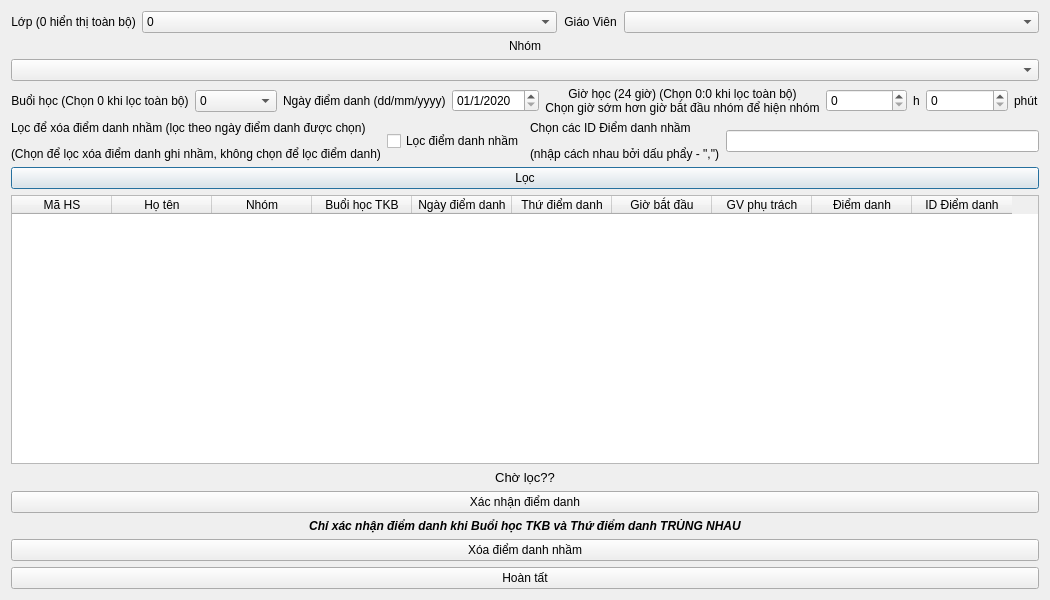
<?xml version="1.0" encoding="UTF-8"?>
<ui version="4.0">
 <class>locdiemdanh</class>
 <widget class="QDialog" name="locdiemdanh">
  <property name="geometry">
   <rect>
    <x>0</x>
    <y>0</y>
    <width>1050</width>
    <height>600</height>
   </rect>
  </property>
  <property name="windowTitle">
   <string>Lọc Điểm Danh</string>
  </property>
  <layout class="QVBoxLayout" name="verticalLayout_2">
   <item>
    <layout class="QHBoxLayout" name="horizontalLayout">
     <item>
      <widget class="QLabel" name="lop">
       <property name="sizePolicy">
        <sizepolicy hsizetype="Fixed" vsizetype="Preferred">
         <horstretch>0</horstretch>
         <verstretch>0</verstretch>
        </sizepolicy>
       </property>
       <property name="minimumSize">
        <size>
         <width>55</width>
         <height>0</height>
        </size>
       </property>
       <property name="text">
        <string>&lt;html&gt;&lt;head/&gt;&lt;body&gt;&lt;p align=&quot;center&quot;&gt;Lớp (0 hiển thị toàn bộ)&lt;/p&gt;&lt;/body&gt;&lt;/html&gt;</string>
       </property>
      </widget>
     </item>
     <item>
      <widget class="QComboBox" name="combo_lop">
       <property name="currentText">
        <string>0</string>
       </property>
       <item>
        <property name="text">
         <string>0</string>
        </property>
       </item>
       <item>
        <property name="text">
         <string>1</string>
        </property>
       </item>
       <item>
        <property name="text">
         <string>2</string>
        </property>
       </item>
       <item>
        <property name="text">
         <string>3</string>
        </property>
       </item>
       <item>
        <property name="text">
         <string>4</string>
        </property>
       </item>
       <item>
        <property name="text">
         <string>5</string>
        </property>
       </item>
       <item>
        <property name="text">
         <string>6</string>
        </property>
       </item>
       <item>
        <property name="text">
         <string>7</string>
        </property>
       </item>
       <item>
        <property name="text">
         <string>8</string>
        </property>
       </item>
       <item>
        <property name="text">
         <string>9</string>
        </property>
       </item>
       <item>
        <property name="text">
         <string>10</string>
        </property>
       </item>
       <item>
        <property name="text">
         <string>11</string>
        </property>
       </item>
       <item>
        <property name="text">
         <string>12</string>
        </property>
       </item>
      </widget>
     </item>
     <item>
      <widget class="QLabel" name="giaovien">
       <property name="sizePolicy">
        <sizepolicy hsizetype="Fixed" vsizetype="Preferred">
         <horstretch>0</horstretch>
         <verstretch>0</verstretch>
        </sizepolicy>
       </property>
       <property name="minimumSize">
        <size>
         <width>55</width>
         <height>0</height>
        </size>
       </property>
       <property name="text">
        <string>&lt;html&gt;&lt;head/&gt;&lt;body&gt;&lt;p align=&quot;center&quot;&gt;Giáo Viên&lt;/p&gt;&lt;/body&gt;&lt;/html&gt;</string>
       </property>
      </widget>
     </item>
     <item>
      <widget class="QComboBox" name="combo_giaovien"/>
     </item>
    </layout>
   </item>
   <item>
    <layout class="QVBoxLayout" name="verticalLayout">
     <item>
      <widget class="QLabel" name="nhom">
       <property name="minimumSize">
        <size>
         <width>55</width>
         <height>0</height>
        </size>
       </property>
       <property name="text">
        <string>&lt;html&gt;&lt;head/&gt;&lt;body&gt;&lt;p align=&quot;center&quot;&gt;Nhóm&lt;/p&gt;&lt;/body&gt;&lt;/html&gt;</string>
       </property>
      </widget>
     </item>
     <item>
      <widget class="QComboBox" name="combo_nhom">
       <property name="enabled">
        <bool>true</bool>
       </property>
       <property name="sizePolicy">
        <sizepolicy hsizetype="Preferred" vsizetype="Fixed">
         <horstretch>0</horstretch>
         <verstretch>0</verstretch>
        </sizepolicy>
       </property>
      </widget>
     </item>
    </layout>
   </item>
   <item>
    <layout class="QHBoxLayout" name="horizontalLayout_2">
     <item>
      <widget class="QLabel" name="buoihoc">
       <property name="minimumSize">
        <size>
         <width>55</width>
         <height>0</height>
        </size>
       </property>
       <property name="text">
        <string>&lt;html&gt;&lt;head/&gt;&lt;body&gt;&lt;p align=&quot;center&quot;&gt;Buổi học (Chọn 0 khi lọc toàn bộ)&lt;/p&gt;&lt;/body&gt;&lt;/html&gt;</string>
       </property>
      </widget>
     </item>
     <item>
      <widget class="QComboBox" name="combo_buoihoc">
       <item>
        <property name="text">
         <string>0</string>
        </property>
       </item>
       <item>
        <property name="text">
         <string>Thứ hai</string>
        </property>
       </item>
       <item>
        <property name="text">
         <string>Thứ ba</string>
        </property>
       </item>
       <item>
        <property name="text">
         <string>Thứ tư</string>
        </property>
       </item>
       <item>
        <property name="text">
         <string>Thứ năm</string>
        </property>
       </item>
       <item>
        <property name="text">
         <string>Thứ sáu</string>
        </property>
       </item>
       <item>
        <property name="text">
         <string>Thứ bảy</string>
        </property>
       </item>
       <item>
        <property name="text">
         <string>Chủ nhật</string>
        </property>
       </item>
      </widget>
     </item>
     <item>
      <widget class="QLabel" name="label_5">
       <property name="text">
        <string>Ngày điểm danh (dd/mm/yyyy)</string>
       </property>
      </widget>
     </item>
     <item>
      <widget class="QDateEdit" name="ngaydd">
       <property name="dateTime">
        <datetime>
         <hour>0</hour>
         <minute>0</minute>
         <second>0</second>
         <year>2020</year>
         <month>1</month>
         <day>1</day>
        </datetime>
       </property>
       <property name="displayFormat">
        <string>dd/M/yyyy</string>
       </property>
      </widget>
     </item>
     <item>
      <widget class="QLabel" name="label">
       <property name="text">
        <string>&lt;html&gt;&lt;head/&gt;&lt;body&gt;&lt;p align=&quot;center&quot;&gt;Giờ học (24 giờ) (Chọn 0:0 khi lọc toàn bộ)&lt;br/&gt;Chọn giờ sớm hơn giờ bắt đầu nhóm để hiện nhóm&lt;/p&gt;&lt;/body&gt;&lt;/html&gt;</string>
       </property>
      </widget>
     </item>
     <item>
      <widget class="QSpinBox" name="giohoc">
       <property name="maximum">
        <number>24</number>
       </property>
      </widget>
     </item>
     <item>
      <widget class="QLabel" name="label_2">
       <property name="sizePolicy">
        <sizepolicy hsizetype="Fixed" vsizetype="Preferred">
         <horstretch>0</horstretch>
         <verstretch>0</verstretch>
        </sizepolicy>
       </property>
       <property name="text">
        <string>h</string>
       </property>
      </widget>
     </item>
     <item>
      <widget class="QSpinBox" name="phuthoc">
       <property name="maximum">
        <number>60</number>
       </property>
      </widget>
     </item>
     <item>
      <widget class="QLabel" name="label_3">
       <property name="sizePolicy">
        <sizepolicy hsizetype="Fixed" vsizetype="Preferred">
         <horstretch>0</horstretch>
         <verstretch>0</verstretch>
        </sizepolicy>
       </property>
       <property name="text">
        <string>phút</string>
       </property>
      </widget>
     </item>
    </layout>
   </item>
   <item>
    <layout class="QHBoxLayout" name="horizontalLayout_3">
     <item>
      <widget class="QLabel" name="label_6">
       <property name="text">
        <string>&lt;html&gt;&lt;head/&gt;&lt;body&gt;&lt;p&gt;Lọc để xóa điểm danh nhầm (lọc theo ngày điểm danh được chọn)&lt;/p&gt;&lt;p&gt;(Chọn để lọc xóa điểm danh ghi nhầm, không chọn để lọc điểm danh)&lt;/p&gt;&lt;/body&gt;&lt;/html&gt;</string>
       </property>
      </widget>
     </item>
     <item>
      <widget class="QCheckBox" name="cb_xoadiemdanh">
       <property name="text">
        <string>Lọc điểm danh nhầm</string>
       </property>
      </widget>
     </item>
     <item>
      <widget class="QLabel" name="label_7">
       <property name="text">
        <string>&lt;html&gt;&lt;head/&gt;&lt;body&gt;&lt;p&gt;Chọn các ID Điểm danh nhầm&lt;/p&gt;&lt;p&gt;(nhập cách nhau bởi dấu phẩy - &amp;quot;,&amp;quot;)&lt;/p&gt;&lt;/body&gt;&lt;/html&gt;</string>
       </property>
      </widget>
     </item>
     <item>
      <widget class="QLineEdit" name="ipidxoa"/>
     </item>
    </layout>
   </item>
   <item>
    <widget class="QPushButton" name="loc">
     <property name="text">
      <string>Lọc</string>
     </property>
    </widget>
   </item>
   <item>
    <widget class="QTableWidget" name="diemdanh_view">
     <column>
      <property name="text">
       <string>Mã HS</string>
      </property>
     </column>
     <column>
      <property name="text">
       <string>Họ tên</string>
      </property>
     </column>
     <column>
      <property name="text">
       <string>Nhóm</string>
      </property>
     </column>
     <column>
      <property name="text">
       <string>Buổi học TKB</string>
      </property>
     </column>
     <column>
      <property name="text">
       <string>Ngày điểm danh</string>
      </property>
     </column>
     <column>
      <property name="text">
       <string>Thứ điểm danh</string>
      </property>
     </column>
     <column>
      <property name="text">
       <string>Giờ bắt đầu</string>
      </property>
     </column>
     <column>
      <property name="text">
       <string>GV phụ trách</string>
      </property>
     </column>
     <column>
      <property name="text">
       <string>Điểm danh</string>
      </property>
     </column>
     <column>
      <property name="text">
       <string>ID Điểm danh</string>
      </property>
     </column>
    </widget>
   </item>
   <item>
    <widget class="QLabel" name="label_4">
     <property name="maximumSize">
      <size>
       <width>1600</width>
       <height>1000</height>
      </size>
     </property>
     <property name="text">
      <string>&lt;html&gt;&lt;head/&gt;&lt;body&gt;&lt;p align=&quot;center&quot;&gt;&lt;span style=&quot; font-size:10pt;&quot;&gt;Chờ lọc??&lt;/span&gt;&lt;/p&gt;&lt;/body&gt;&lt;/html&gt;</string>
     </property>
    </widget>
   </item>
   <item>
    <widget class="QPushButton" name="xndiemdanh">
     <property name="text">
      <string>Xác nhận điểm danh</string>
     </property>
    </widget>
   </item>
   <item>
    <widget class="QLabel" name="label_8">
     <property name="text">
      <string>&lt;html&gt;&lt;head/&gt;&lt;body&gt;&lt;p align=&quot;center&quot;&gt;&lt;span style=&quot; font-weight:600; font-style:italic;&quot;&gt;Chỉ xác nhận điểm danh khi Buổi học TKB và Thứ điểm danh TRÙNG NHAU&lt;/span&gt;&lt;/p&gt;&lt;/body&gt;&lt;/html&gt;</string>
     </property>
    </widget>
   </item>
   <item>
    <widget class="QPushButton" name="xoadiemdanh">
     <property name="text">
      <string>Xóa điểm danh nhầm</string>
     </property>
    </widget>
   </item>
   <item>
    <widget class="QPushButton" name="hoantat">
     <property name="text">
      <string>Hoàn tất</string>
     </property>
    </widget>
   </item>
  </layout>
 </widget>
 <resources/>
 <connections/>
</ui>
